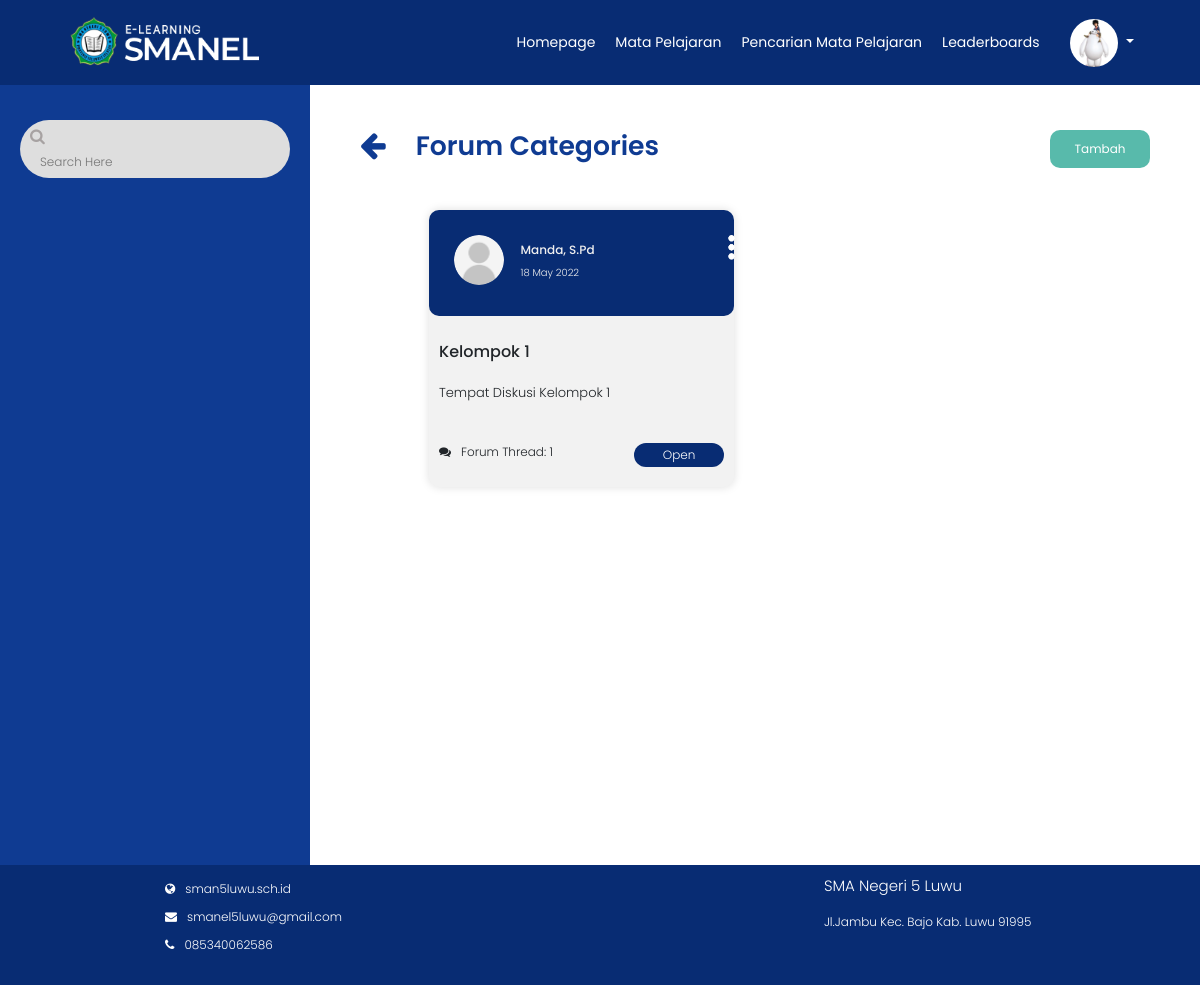
Page /Backend/forumcategories.php?Id=14 (signed in) on the committed database.
### tables this page shows
CREATE TABLE `user_siswa` (
  `Id` int(11) NOT NULL,
  `Nama` varchar(225) NOT NULL,
  `Nis` varchar(225) NOT NULL,
  `Kelas` varchar(225) NOT NULL,
  `Tempat` varchar(225) NOT NULL,
  `Tanggal` date NOT NULL,
  `Email` varchar(255) NOT NULL,
  `Alamat` varchar(225) NOT NULL,
  `Username` varchar(225) NOT NULL,
  `Password` varchar(225) NOT NULL,
  `Profil` varchar(225) NOT NULL
);

CREATE TABLE `forum_cat` (
  `Id_ForumCat` int(11) NOT NULL,
  `Id_Forum` int(11) NOT NULL,
  `Judul` varchar(225) NOT NULL,
  `Deskripsi` text NOT NULL,
  `Waktu` datetime NOT NULL DEFAULT current_timestamp(),
  `Nama` varchar(225) NOT NULL
);

### Backend/functions.php (called while the page is built, shortened)
<?php
function koneksi()
{
    return mysqli_connect('localhost', 'root', '', 'elearning');
}
function query($query)
{
    $conn = koneksi();
    $result = mysqli_query($conn, $query);
    if(mysqli_num_rows($result)==1){
        return mysqli_fetch_assoc($result);
    }
    $rows = [];
    return $rows;
}
function querys($query)
{
    $conn = koneksi();
    $result = mysqli_query($conn, $query);
    $rows = [];
    while ($row = mysqli_fetch_assoc($result)) {
        $rows[] = $row;
    }
    return $rows;
}
?>

### Backend/forumcategories.php (the view, shortened to what this page needs)
<?php
require 'functions.php';
$Id = $_GET['Id'];
$forum = querys("SELECT * FROM forum_cat WHERE Id_Forum = $Id");
?>
<!DOCTYPE html>
<html lang="en">
<head>
  <link rel="stylesheet" href="https://stackpath.bootstrapcdn.com/bootstrap/4.5.0/css/bootstrap.min.css">
  <link rel="stylesheet" href="https://stackpath.bootstrapcdn.com/font-awesome/4.7.0/css/font-awesome.min.css">
  <link rel="stylesheet" href="style.css?<?php echo time()?>">
</head>
<body>
  <?php require_once('navbar/navbarmapel.php') ?>
  <div class="main-container">
    <div class="dokumen">
      <div class="search-sidebar">
        <div class="search-box d-flex">
          <form action="" method="post">
            <span><i class="fa fa-search"></i></span>
            <input type="text" class="keyword" name="keyword" style="background: none !important;border: none;outline: none;height: 20px;font-size: 12px;" placeholder="Search Here"></input>
          </form>
        </div>
      </div>
      <div class="doc-content">
        <div class="doc-header">
          <div class="d-flex">
            <span><a href="javascript:history.back()"><i class="fa fa-arrow-left"></i></a> </span>
            <h1>Forum Categories</h1>
            <div class="btn-start ml-auto">
              <form action="" method="post">
                <button type="submit" name="TambahForum">Tambah</button>
              </form>
            </div>
          </div>
        </div>
        <div class="list-forumcateg">
          <?php $i = 1;
          foreach ($forum as $f) : ?>
            <div class="list-forumcateg-item">
              <div class="nama-gurumapel">
                <div class="logo-forumcateg">
                  <?php
                  $nama = $f["Nama"];
                  $us = query("SELECT Profil FROM user_guru WHERE Nama = '$nama' UNION SELECT Profil FROM user_siswa WHERE Nama = '$nama'");
                  ?>
                  <img src="img/<?= $us["Profil"] ?>" alt="Profil" style="border-radius: 50%;">
                  <div class="dropdown">
                    <button class="btn-mapel" type="button" id="dropdownMenuButton" data-toggle="dropdown" aria-haspopup="true" aria-expanded="false">
                      <img class="colon" src="img/titik3.png" alt="">
                    </button>
                  </div>
                </div>
                <h6><?= $f["Nama"] ?></h6>
                <p><?= date("j F Y", strtotime($f["Waktu"])) ?></p>
              </div>
              <div class="ket-forumcateg">
                <h6><?= $f["Judul"] ?></h6>
              </div>
              <div class="deskripsi">
                <p><?= $f["Deskripsi"] ?></p>
              </div>
              <div class="jlh-siswa d-flex">
                <?php
                $conn = koneksi();
                $idf = $f["Id_ForumCat"];
                $reply = "SELECT COUNT(*) FROM forum_thread WHERE Id_ForumCat = $idf";
                $result = mysqli_query($conn, $reply);
                $row = mysqli_fetch_array($result);
                $total = $row['COUNT(*)'];
                ?>
                <p><i class="fa fa-comments"></i>Forum Thread: <?= $total ?></p>
                <div class="btn-open">
                  <button onclick="location.href='forumthread.php?Id=<?= $f['Id_ForumCat']; ?>'">Open</button>
                </div>
              </div>
            </div>
          <?php endforeach ?>
        </div>
      </div>
    </div>
  </div>
  <div class="footer">
    <div class="nama-footer">
      <p class="tfooter">SMA Negeri 5 Luwu</p>
      <p>Jl.Jambu Kec. Bajo Kab. Luwu 91995</p>
    </div>
    <div class="web">
      <ul>
        <li><a href="http://sman5luwu.sch.id/index.php"><i class="fa fa-globe"></i><span>sman5luwu.sch.id</span></a>
        </li>
        <li><a href="#"><i class="fa fa-envelope"></i><span>smanel5luwu@gmail.com</span></a></li>
        <li><a href="#"><i class="fa fa-phone"></i><span>085340062586</span></a></li>
      </ul>
    </div>
  </div>
</body>
</html>

### Backend/navbar/navbarmapel.php (shortened to what this page needs)
<?php
$nama = $_SESSION["Nis"];
$user = query("SELECT * FROM user_siswa WHERE Nis = '$nama'");
?>
<nav class="navbar navbar-expand-lg navbar-light fixed-top">
  <div class="navbar-header">
    <img src="img/logo.png" alt="">
  </div>
  <div class="collapse navbar-collapse" id="navbarNav">
    <ul class="navbar-nav ml-auto">
      <li class="name nav-item">
        <a href="homepage.php" class="btn" aria-hidden="true">Homepage</a>
      </li>
      <li class="mapel nav-item">
        <a href="matapelajaran.php" class="btn active" aria-hidden="true">Mata Pelajaran</a>
      </li>
      <li class="search-mapel nav-item">
        <a href="pencarian_siswa.php" class="btn" aria-hidden="true">Pencarian Mata Pelajaran </a>
      </li>
      <li class="leader nav-item">
        <a href="leaderboards.php" class="btn" aria-hidden="true">Leaderboards</a>
      </li>
    </ul>
    <div class="profil nav-item dropdown-toggle" type="button" data-toggle="dropdown" aria-haspopup="true" aria-expanded="false">
      <img alt="your image" src="img/<?php echo $user["Profil"]; ?>" title="<?php echo  $user["Profil"];  ?>" style="border-radius: 50%;">
    </div>
  </div>
</nav>

### rows in the picture
user_siswa: Profil (picture)
forum_cat: Nama "Manda, S.Pd", Waktu "18 May 2022", Judul "Kelompok 1", Deskripsi "Tempat Diskusi Kelompok 1", total "1"
